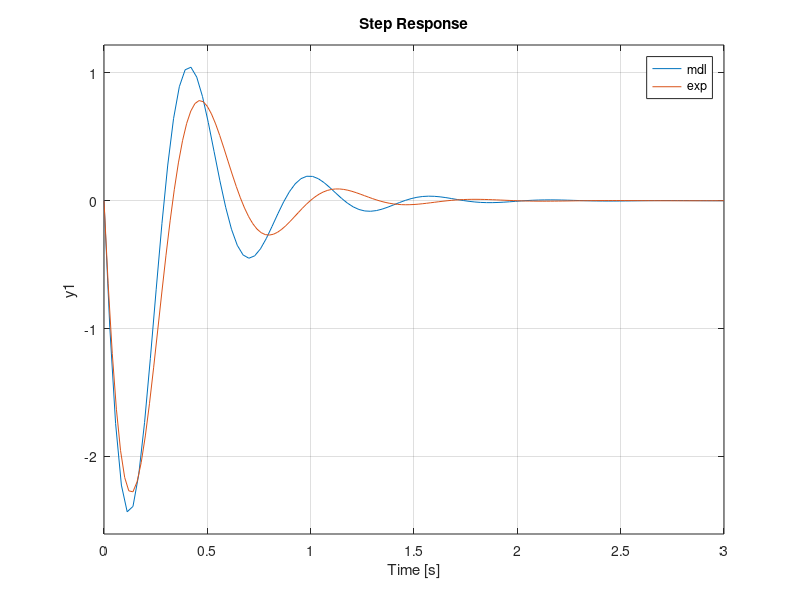

MATLAB code to generate this figure: (Note: this script raises an error after producing the figure.)
clear;close all;
%% SET INITIAL ANGLE OF MIP BODY
theta0 = 30*pi/180;
%% PARAMETERS
% physical constants
r = 0.034; % wheel radius m
l = 0.036; % center of mass to axle m
m_w = 0.027; % wheel mass kg
m_b = 0.263; % body mass kg
G_r = 35.57; % gearbox ratio
I_m = 3.6e-8; % motor armature moment of inertia kgm^2
I_b = 4e-4; % body moment of inertia
V_max = 7.4; % max battery voltage V
s_bar = 0.003; % motor stall torque Nm
omega_f = 1760; % motor free run speed rad/sec
g = 9.8; % acceleration due to gravity m/s^2
i=sqrt(-1);

% derived quantities
I_w = m_w*r^2/2+G_r^2*I_m; % interia of singel wheel plus gearbox
k = s_bar/omega_f; % motor constant

% intermediate cosntants
a = 2*I_w+(m_b+2*m_w)*r^2;
b = m_b*r*l;
c = I_b+m_b*l^2;
d = m_b*g*l;
e = 2*G_r*s_bar/V_max;
j = 2*G_r^2*k;
XX = 1/(a*c-b*b);

% linearized matrices
A = [-(a+b)*j*XX (a+b)*j*XX a*d*XX;(b+c)*j*XX -(b+c)*j*XX -b*d*XX;1 0 0];
B = [-(a+b)*e*XX; (b+c)*e*XX; 0];
C = [1 0 0;0 1 0];
D = [0; 0];

%% SYSTEM IDENTIFICATION
% theta
s = tf("s");
tf_exp = -34.81*s/(s^2+6.432*s+99.54);
A_theta = [0 1;-d/c -j/c];
B_theta = [0;-e/c];
C_theta = [0 1];
D_theta = 0;
[num_theta,den_theta] = ss2tf(A_theta,B_theta,C_theta,D_theta);
tf_mdl = tf(num_theta, den_theta);
figure(1);
subplot(2,2,1)
bode(tf_mdl,tf_exp);
legend("mdl","exp");
title("Bode : V -> theta");
grid on;
subplot(2,2,2);
step(tf_mdl,tf_exp);
legend("mdl","exp");
subtitle("V -> theta");
grid on;

% phi
a_phi = 2*I_w;
A_phi = [0 1;0 -j/a_phi];
B_phi = [0;e/a_phi];
C_phi = [0 1];
D_phi = 0;
[num_phi, den_phi] = ss2tf(A_phi,B_phi,C_phi,D_phi);
tf_mdl = tf(num_phi,den_phi);
tf_exp = 252.7*s/(s^2+45.24*s);
subplot(2,2,3);
bode(tf_mdl,tf_exp);
legend("mdl","exp");
title("Bode : V -> phi");
grid on;
subplot(2,2,4);
step(tf_mdl,tf_exp);
legend("mdl","exp");
subtitle("V -> phi");
grid on;

% identified model
I_b = 5.91*1e-4;
k = 2.37*1e-6;
s_bar = 0.003375;
I_w = 6.42*1e-5;

%% UPDATE PARAMETERS
a = 2*I_w+(m_b+2*m_w)*r^2;
b = m_b*r*l;
c = I_b+m_b*l^2;
d = m_b*g*l;
e = 2*G_r*s_bar/V_max;
j = 2*G_r^2*k;
XX = 1/(a*c-b*b);

% full linearized matrices
A = [-(a+b)*j*XX (a+b)*j*XX a*d*XX;(b+c)*j*XX -(b+c)*j*XX -b*d*XX;1 0 0];
B = [-(a+b)*e*XX; (b+c)*e*XX; 0];
C = [1 0 0;0 1 0;0 0 1];
D = [0;0;0];
linearsys = ss(A,B,C,D);
[num, den] = ss2tf(A,B,C,D);
sys_tf_thetadot = tf(num(1,:),den);
sys_tf_phidot = tf(num(2,:),den);
sys_tf_theta = tf(num(3,:),den);
sys_tf_phi = sys_tf_phidot/s;
figure(2);
subplot(2,2,1);
rlocus(sys_tf_thetadot);
subtitle("theta dot");
subplot(2,2,2);
rlocus(sys_tf_phidot);
subtitle("phi dot");
subplot(2,2,3);
rlocus(sys_tf_theta);
subtitle("theta");
subplot(2,2,4);
rlocus(sys_tf_phi);
subtitle("phi");
